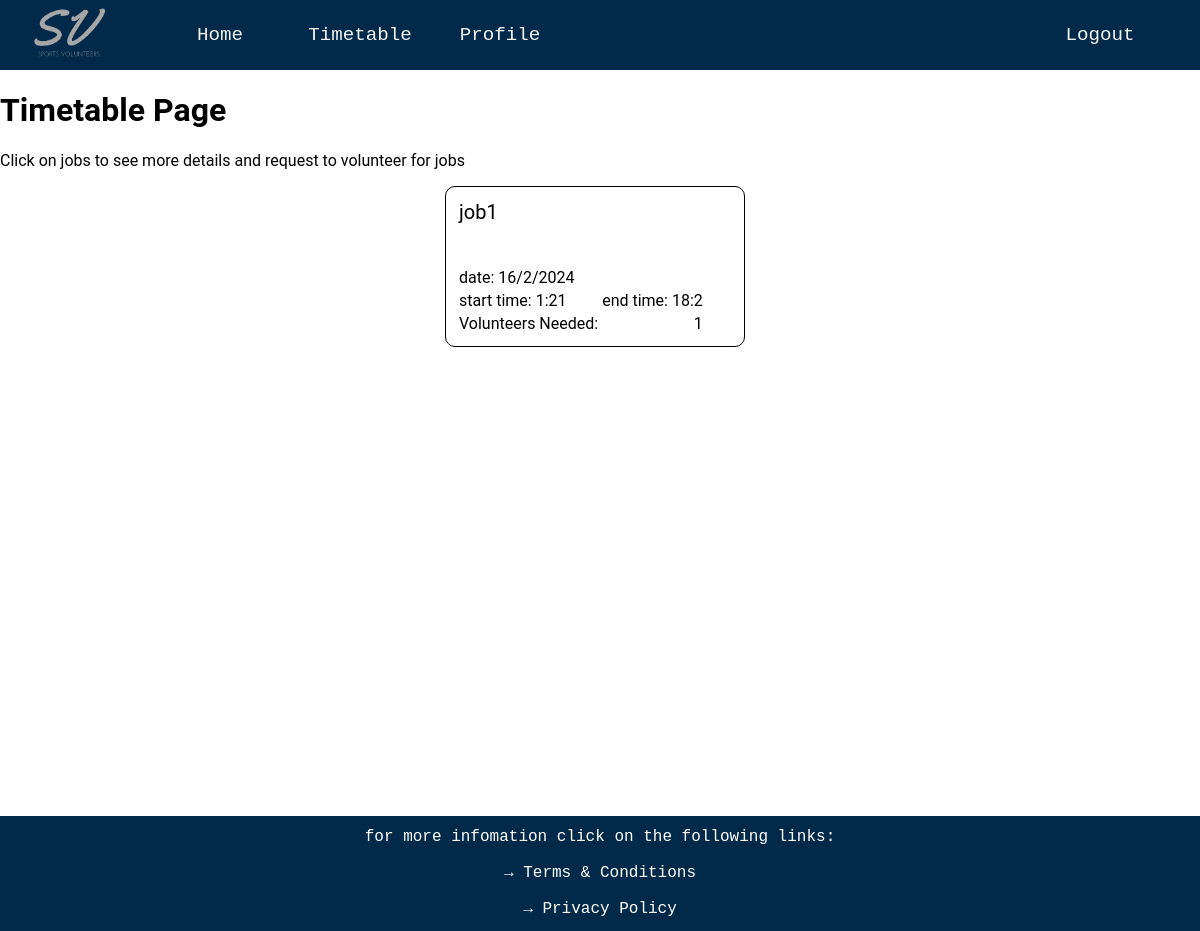
Page /timetable on the earlier database version.
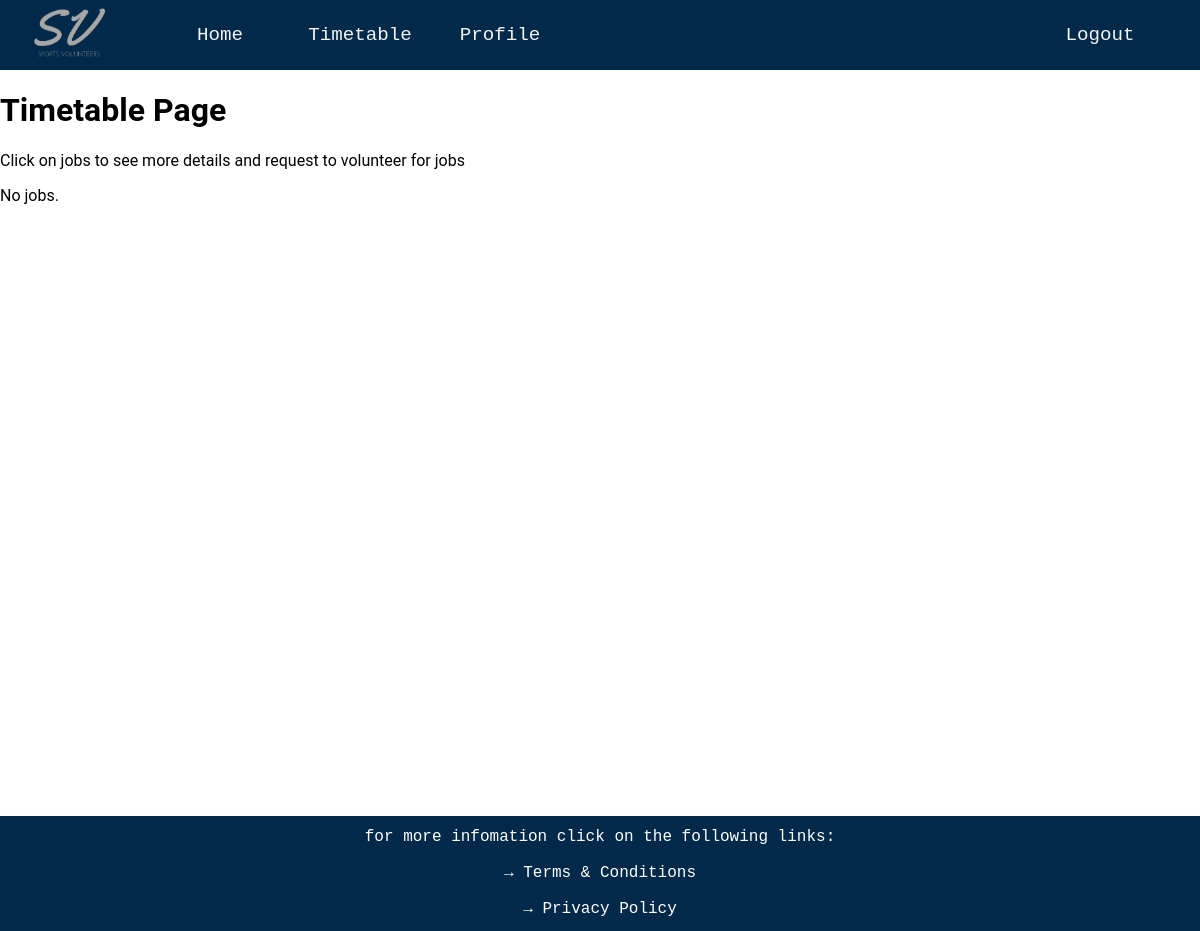
Same page on the later database version.
### website/databases.py (models this page shows, shortened)
class Jobs(UserMixin, db.Model):
    __tablename__ = 'jobs'
    job_id = db.Column(db.Integer, primary_key=True)
    job_name = db.Column(db.String(20))
    volunteers_assigned = db.Column(db.String(300))
    volunteers_needed = db.Column(db.Integer)
    start_time = db.Column(db.String(20))
    end_time = db.Column(db.String(20))
    date = db.Column(db.String(20))
    job_description = db.Column(db.String(300))
    job_qualifications = db.relationship('Qualification', secondary=job_requirements,
                                         backref=db.backref('jobs', lazy='subquery'))

### website/routes.py (the view, shortened to what this page needs)
@app.route('/timetable', methods=['GET', 'POST'])
def timetable():
    jobs = Jobs.query.all()
    current_user_id = current_user.get_id()
    return render_template('timetable.html', jobs=jobs, current_user_id = current_user_id)

### website/templates/timetable.html (shortened to what this page needs)
{% extends "layout.html" %}
{% block page_content %}
<h1 class = 'page_title'>Timetable Page</h1>
<p>Click on jobs to see more details and request to volunteer for jobs</p>
{% if jobs %}
<div style="margin:0px 100px; text-align:center; ">
    {% for job in jobs %}
    <div class="job-content">
        <element onclick="togglePopup('{{ job.job_id }}')">
        <div class = "job-box">
            <table>
                <tbody>
                    <tr>
                        <td>
                            <div style="font-size: 20px; margin-bottom: 20px;">{{ job.job_name }}</div>
                        </td>
                    </tr>
                    <tr>
                        <td>
                            <div style="margin-top: 20px;">date: {{ job.date }}</div>
                        </td>
                    </tr>
                    <td>start time: {{ job.start_time }}</td>
                    <td>end time: {{ job.end_time }}</td>
                    <tr>
                        <td>Volunteers Needed:</td><td style="text-align: right;">{{ job.volunteers_needed }}</td>
                    </tr>
                </tbody>
            </table>
        </div>
        </element>
    </div>
    {% endfor %}
</div>
{% else %}
<p>No jobs.</p>
{% endif %}
{% endblock %}

### website/templates/layout.html (shortened to what this page needs)
<!DOCTYPE html>
{% import "bootstrap/wtf.html" as wtf %}
<head>
    <link rel=stylesheet type=text/css href="{{ url_for('static', filename='styles.css') }}">
</head>
<div id="page-container">
    <ul class="navbar">
        <li>
            <div class="navbar_box_logo">
                <a class="navbar_item" href="{{ url_for('home') }}">
                    <img class="top_logo"
                        src="{{ url_for('static', filename='images/darker_logo.png') }}"
                        onmouseover="this.src='{{ url_for('static', filename='images/light_logo.png') }}'"
                        onmouseout="this.src='{{ url_for('static', filename='images/darker_logo.png') }}'"
                        alt="logo image" />
                </a>
            </div>
        </li>
        <li style="margin-left: 10px">
            <div class="navbar_box">
                <a class="navbar_item" href="{{ url_for('home') }}">Home</a>
            </div>
        </li>
        <li>
            <div class="navbar_box">
                <a class="navbar_item" href="{{ url_for('timetable') }}">Timetable</a>
            </div>
        </li>
        <li>
            <div class="navbar_box">
                <a class="navbar_item" href="{{ url_for('profile') }}">Profile</a>
            </div>
        </li>
        <li class = "navbar_right">
            <div class="navbar_box">
                <a class="navbar_item" href="{{ url_for('logout') }}">Logout</a>
            </div>
        </li>
    </ul>
    <div id = "content-wrap">
        {% block page_content %}{% endblock %}
    </div>
</div>
<footer class="footer">
    <p class = 'footer_text'>for more infomation click on the following links:</p>
    <p><a href="{{ url_for('terms') }}" class = 'footer_link'>→ Terms & Conditions</a></p>
    <p><a href="{{ url_for('privacy')}}" class = 'footer_link'>→ Privacy Policy</a></p>
</footer>

### website/static/styles.css (style rules this page uses)
.navbar { list-style-type: none; padding: 0; overflow: hidden; background-color: #012A4A; position: sticky; top: 0px; margin: 0px; z-index: 1; }
.navbar_box_logo { height: 50px; width: 140px; margin-top: 10px; margin-bottom: 10px; }
.navbar_box { height: 50px; width: 140px; margin-top: 10px; margin-bottom: 10px; }
li { float: left; }
.navbar_right { float: right; margin-right: 30px; }
.navbar_item { display: block; text-decoration: none; font-family: Andale Mono, monospace; color: #F3F3F3; font-size: 120%; text-align: center; padding: 10% 10%; }
#page-container { position: relative; min-height: 100vh; }
#content-wrap { overflow: auto; }
.top_logo { height: 80px; width: 80px; text-align: center; display: flex; margin-left: 15px; margin-top: -30px; }
.footer { width: 100%; height: 115px; background-color: #012A4A; text-align: center; margin-top: auto; }
.footer_text, .footer_link { color: white; text-decoration: none; font-family: Andale Mono, monospace; font-size: 16px; text-align: center; }
.footer_text { padding-top: 12px; }

Differences in the rows shown:
removed Jobs: job_name "job1", date "16/2/2024", start_time "1:21", end_time "18:2", volunteers_needed "1"
Other differences:
text now shown: "No jobs."
